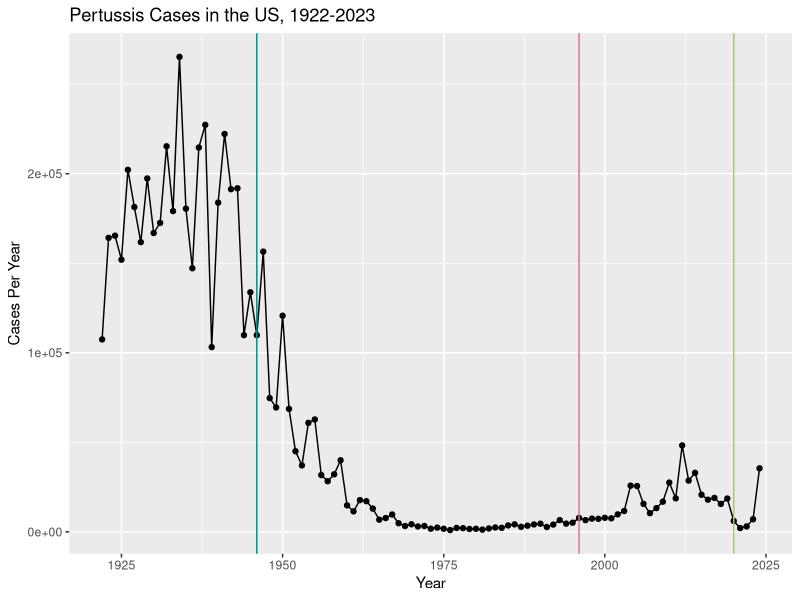

R code for this plot: (Note: this script raises an error after producing the figure.)
## ---- chunk 1
cdc <- data.frame(
  year = c(1922L,
           1923L,1924L,1925L,1926L,1927L,1928L,
           1929L,1930L,1931L,1932L,1933L,1934L,1935L,
           1936L,1937L,1938L,1939L,1940L,1941L,
           1942L,1943L,1944L,1945L,1946L,1947L,1948L,
           1949L,1950L,1951L,1952L,1953L,1954L,
           1955L,1956L,1957L,1958L,1959L,1960L,
           1961L,1962L,1963L,1964L,1965L,1966L,1967L,
           1968L,1969L,1970L,1971L,1972L,1973L,
           1974L,1975L,1976L,1977L,1978L,1979L,1980L,
           1981L,1982L,1983L,1984L,1985L,1986L,
           1987L,1988L,1989L,1990L,1991L,1992L,1993L,
           1994L,1995L,1996L,1997L,1998L,1999L,
           2000L,2001L,2002L,2003L,2004L,2005L,
           2006L,2007L,2008L,2009L,2010L,2011L,2012L,
           2013L,2014L,2015L,2016L,2017L,2018L,
           2019L,2020L,2021L,2022L,2023L,2024L),
  cases = c(107473,
            164191,165418,152003,202210,181411,
            161799,197371,166914,172559,215343,179135,
            265269,180518,147237,214652,227319,103188,
            183866,222202,191383,191890,109873,
            133792,109860,156517,74715,69479,120718,
            68687,45030,37129,60886,62786,31732,28295,
            32148,40005,14809,11468,17749,17135,
            13005,6799,7717,9718,4810,3285,4249,
            3036,3287,1759,2402,1738,1010,2177,2063,
            1623,1730,1248,1895,2463,2276,3589,
            4195,2823,3450,4157,4570,2719,4083,6586,
            4617,5137,7796,6564,7405,7298,7867,
            7580,9771,11647,25827,25616,15632,10454,
            13278,16858,27550,18719,48277,28639,
            32971,20762,17972,18975,15609,18617,6124,
            2116,3044,7063,35493)
)
## ---- chunk 2
library(ggplot2)

cases <- 
ggplot(cdc) +
  aes(x=year, y=cases) +
  geom_point() +
  geom_line() +
  labs(x= "Year", y= "Cases Per Year", title= "Pertussis Cases in the US, 1922-2023")
## ---- chunk 3
cases +
  geom_vline(xintercept = 1946, col="darkcyan") +
  geom_vline(xintercept = 1996, col="palevioletred") +
  geom_vline(xintercept = 2020, col="darkolivegreen3")
## ---- chunk 4
library(jsonlite)

subject <- read_json("https://www.cmi-pb.org/api/v5_1/subject", simplifyVector = TRUE)

head(subject, 4)
## ---- chunk 5
nrow(subject)
## ---- chunk 6
table(subject$infancy_vac)
## ---- chunk 7
table(subject$biological_sex)
## ---- chunk 8
table(subject$race, subject$biological_sex)
## ---- chunk 9
specimen <- read_json("https://www.cmi-pb.org/api/v5_1/specimen", simplifyVector = TRUE)

ab_data <- read_json("https://www.cmi-pb.org/api/v5_1/plasma_ab_titer", simplifyVector = TRUE)
## ---- chunk 10
head(specimen)
## ---- chunk 11
library(dplyr)

meta <- inner_join(subject, specimen)

head(meta)
## ---- chunk 12
head(ab_data)
## ---- chunk 13
abdata <- inner_join(ab_data, meta)

head(abdata)
## ---- chunk 14
dim(abdata)
## ---- chunk 15
table(abdata$isotype)
## ---- chunk 16
table(abdata$antigen)
## ---- chunk 17
ggplot(abdata) +
  aes(x = MFI, y = antigen) +
  geom_boxplot()
## ---- chunk 18
ggplot(abdata) +
  aes(x = MFI_normalised, y = antigen) +
  geom_boxplot() +
  facet_wrap(~infancy_vac)
## ---- chunk 19
igg <- abdata |> filter(isotype == "IgG")

head(igg)
## ---- chunk 20
ggplot(igg) +
  aes(x = MFI_normalised, y = antigen, col=infancy_vac) +
  geom_boxplot() +
  facet_wrap(~visit)
## ---- chunk 21
table(igg$dataset)
## ---- chunk 22
pt_igg <- abdata |> 
  filter(isotype=="IgG", 
         antigen=="PT", 
         dataset=="2021_dataset")

dim(pt_igg)
## ---- chunk 23
ggplot(pt_igg) +
  aes(actual_day_relative_to_boost, 
      MFI_normalised, 
      col=infancy_vac,
      group=subject_id) +
  geom_point() +
  geom_line() +
  theme_bw() +
  geom_vline(xintercept = 0, linetype = "dashed") +
  geom_vline(xintercept = 14, linetype = "dashed") +
  labs(title = "aP and wP vaccinated individual response to PT booster shot", x = "Time after booster shot (days)", y = "normalized MFI")
